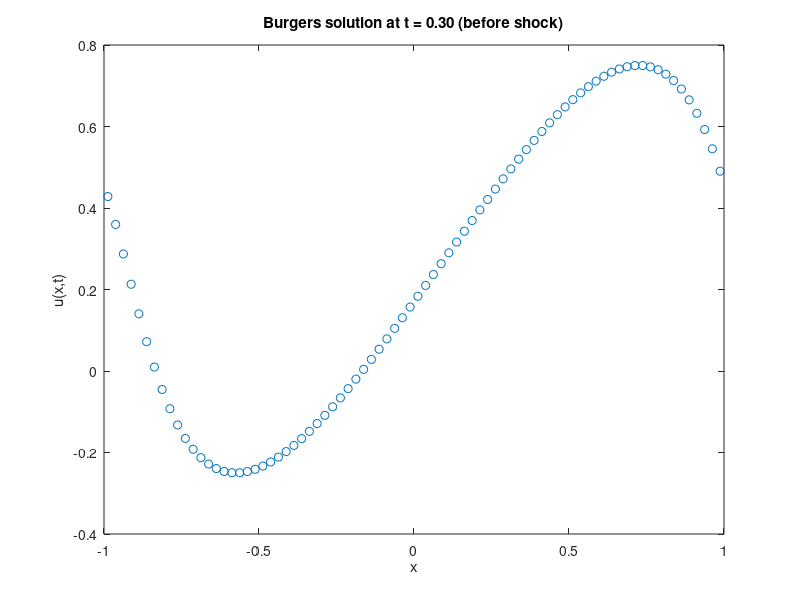

Here is the MATLAB script that generated this plot:
% shock이 발생하기 전, 버거스 방정식에 대해서 exact soln 찾고,
% 그 그래프를 그려주는 코드

clear; 
clc; 
close all; 

% 1. 초기조건 / shock 시간
u0  = @(x) 1.0/4.0 + 1.0/2.0 *sin(pi*x);
% du0 = @(x) 1/2*pi*cos(x) ;

t = 0.3;  % shock 생기기 전

% 2. 공간 격자
xL = -1; xR = 1;
length  = abs(xR - xL) ; 

Nx = 80 ; % 이거는 구할 공간에서의 개수를 의미 ( exact soln은 20개만 나올 예정임) 
temp_x = zeros(1, Nx + 1) ; % 경계에서의 값
x = zeros(1,Nx) ; %셀 중심에서의 값 

for i = 1 : Nx+1 
    temp_x(i) = xL + length/Nx * (i-1) ;
end 

for i = 1: Nx 
    x(i)  = (temp_x(i)+temp_x(i+1))/2 ; 
end

u_exact = zeros(size(x));

% 3. 각 x에 대해 implicit eq 풀기
for i = 1:Nx
    xi_guess = x(i);  % 초기 guess는 그냥 x에서 시작 
    % x(i) : 궁금한 x에서의 위치, xi :  초기조건(크시)
    F = @(xi) xi + t*u0(xi) - x(i);
    xi_star = fzero(F, xi_guess);
    u_exact(i) = u0(xi_star);
end

save('exact_burgers',"x","u_exact");

% 이제 u_exact이 shock 이전의 정확한 해
plot(x, u_exact,'o');
xlabel('x'); ylabel('u(x,t)');
title(sprintf('Burgers solution at t = %.2f (before shock)', t));
